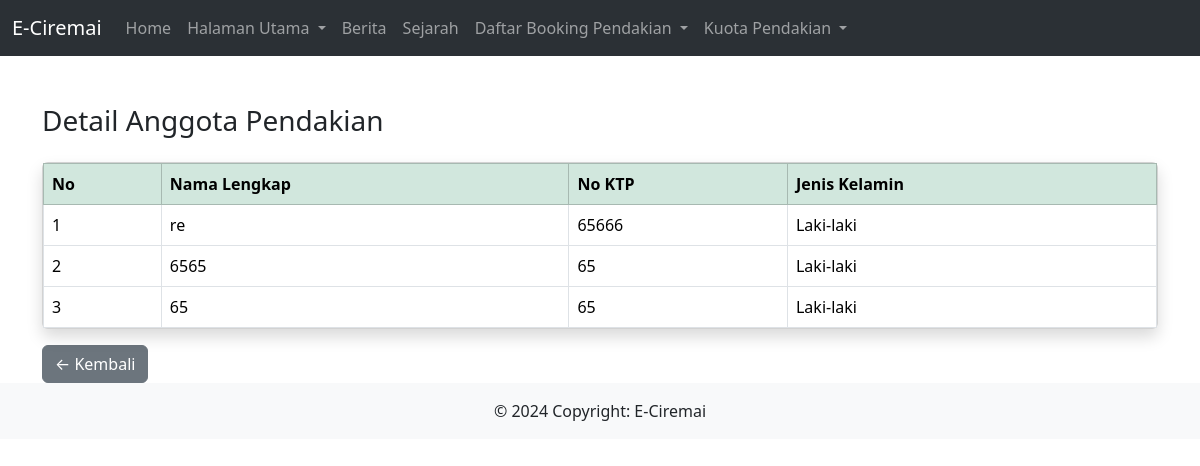
Screenshot of /Admin/detail_anggota.php?kode=BK-APU-20260105-CA64 with the database file from the repository.
### tables this page shows
CREATE TABLE `booking_anggota` (
  `id_anggota` int(11) NOT NULL,
  `id_booking` int(11) NOT NULL,
  `nama_lengkap` varchar(100) NOT NULL,
  `no_ktp` varchar(20) NOT NULL,
  `jenis_kelamin` enum('L','P') NOT NULL
);

### Admin/detail_anggota.php (the view, shortened to what this page needs)
<?php
include_once("../Admin/header.php");
$kode = $_GET['kode'] ?? '';
$booking = mysqli_fetch_assoc(mysqli_query($koneksi, "
    SELECT * FROM booking_pendaki
    WHERE kode_booking='$kode'
"));
$anggota = mysqli_query($koneksi, "
    SELECT * FROM booking_anggota
    WHERE id_booking='{$booking['id_booking']}'
");
?>
<div class="container mt-5">
    <h3 class="mb-4">Detail Anggota Pendakian</h3>
    <div class="card shadow">
        <div class="card-body p-0">
            <table class="table table-bordered mb-0">
                <thead class="table-success">
                    <tr>
                        <th>No</th>
                        <th>Nama Lengkap</th>
                        <th>No KTP</th>
                        <th>Jenis Kelamin</th>
                    </tr>
                </thead>
                <tbody>
                <?php if (mysqli_num_rows($anggota) == 0): ?>
                    <tr>
                        <td colspan="4" class="text-center">
                            Tidak ada anggota
                        </td>
                    </tr>
                <?php else: ?>
                    <?php $no=1; while ($a = mysqli_fetch_assoc($anggota)): ?>
                    <tr>
                        <td><?= $no++ ?></td>
                        <td><?= $a['nama_lengkap'] ?></td>
                        <td><?= $a['no_ktp'] ?></td>
                        <td>
                            <?= $a['jenis_kelamin']=='L' ? 'Laki-laki' : 'Perempuan' ?>
                        </td>
                    </tr>
                    <?php endwhile; ?>
                <?php endif; ?>
                </tbody>
            </table>
        </div>
    </div>
        <a href="../Admin/booking_<?= $booking['jalur'] ?>.php" class="btn btn-secondary mt-3">← Kembali</a>
</div>
<?php include_once("../Admin/footer.php"); ?>

### rows the page displays
booking_anggota: nama_lengkap "re", no_ktp "65666", jenis_kelamin "Laki-laki"
booking_anggota: nama_lengkap "6565", no_ktp "65", jenis_kelamin "Laki-laki"
booking_anggota: nama_lengkap "65", no_ktp "65", jenis_kelamin "Laki-laki"
